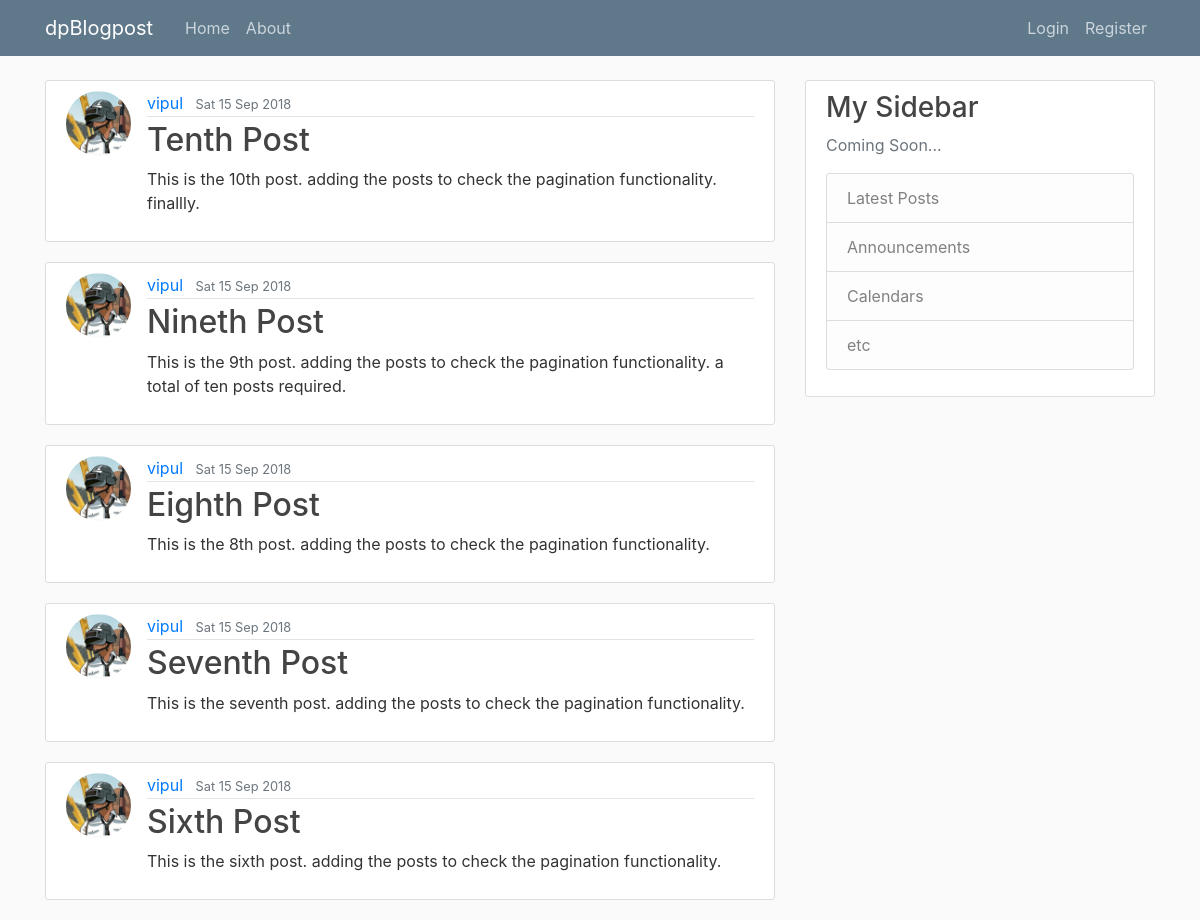
The page / on the database its author committed.
### blog/models.py (models this page shows, shortened)
class Post(models.Model):
    title = models.CharField(max_length=100)
    content = models.TextField()
    publish = models.BooleanField(default=True)
    date_created = models.DateTimeField(default=timezone.now)
    date_modified = models.DateTimeField(auto_now=True)
    author = models.ForeignKey(User, on_delete=models.CASCADE)
    objects = EntryQuerySet.as_manager()

### users/models.py (models this page shows, shortened)
class Profile(models.Model):
    user = models.OneToOneField(User, on_delete=models.CASCADE)
    image = models.ImageField(default='/profile-pics/default.jpg', upload_to='profile-pics')

### blog/views.py (the view)
# urls.py: path('', PostListView.as_view(), name='blog-home'),
class PostListView(ListView):
    model = Post
    template_name = 'blog/home.html'
    context_object_name = 'posts'
    ordering = ['-date_modified']
    paginate_by = 5

### blog/templates/blog/home.html
{% extends "blog/base.html" %}
{% block content %}
    {% for post in posts %}
        <article class="media content-section">
            <img class="rounded-circle article-img" src="{{ post.author.profile.image.url }}">
            <div class="media-body">
                <div class="article-metadata">
                    <a class="mr-2" href="#">{{ post.author }}</a>
                    <small class="text-muted">{{ post.date_created|date:"D j M Y" }}</small>
                </div>
                <h2><a class="article-title" href="{% url 'post-detail' post.id %}">{{ post.title }}</a></h2>
                <p class="article-content">{{ post.content }}</p>
            </div>
        </article>
    {% endfor %}
{% endblock content %}

### blog/static/blog/main.css (style rules this page uses)
body { background: #fafafa; color: #333333; margin-top: 5rem; }
h1, h2, h3, h4, h5, h6 { color: #444444; }
.content-section { background: #ffffff; padding: 10px 20px; border: 1px solid #dddddd; border-radius: 3px; margin-bottom: 20px; }
.article-title { color: #444444; }
.article-content { white-space: pre-line; }
.article-img { height: 65px; width: 65px; margin-right: 16px; }
.article-metadata { padding-bottom: 1px; margin-bottom: 4px; border-bottom: 1px solid #e3e3e3 }

### rows shown on the page
Post: author.profile.image (picture), author "vipul", date_created "Sat 15 Sep 2018", title "Tenth Post", content "This is the 10th post. adding the posts to check the pagination functionality. finallly."
Post: author.profile.image (picture), author "vipul", date_created "Sat 15 Sep 2018", title "Nineth Post", content "This is the 9th post. adding the posts to check the pagination functionality. a total of ten posts required."
Post: author.profile.image (picture), author "vipul", date_created "Sat 15 Sep 2018", title "Eighth Post", content "This is the 8th post. adding the posts to check the pagination functionality."
Post: author.profile.image (picture), author "vipul", date_created "Sat 15 Sep 2018", title "Seventh Post", content "This is the seventh post. adding the posts to check the pagination functionality."
Post: author.profile.image (picture), author "vipul", date_created "Sat 15 Sep 2018", title "Sixth Post", content "This is the sixth post. adding the posts to check the pagination functionality."
